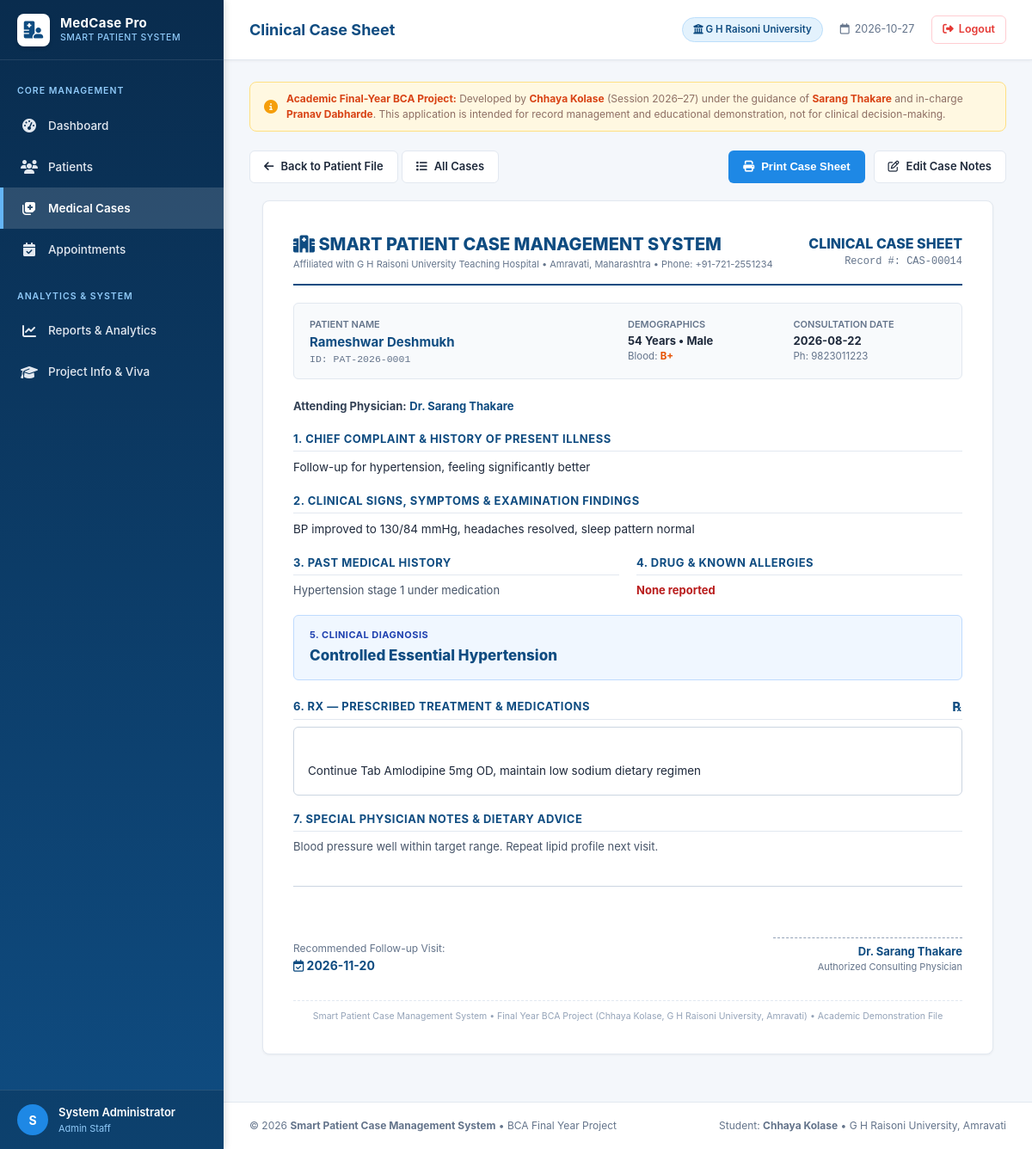
Screenshot of /cases/14 (signed in) with the database file from the repository.
### tables this page shows
CREATE TABLE users (
    id INTEGER PRIMARY KEY AUTOINCREMENT,
    username TEXT UNIQUE NOT NULL,
    password_hash TEXT NOT NULL,
    full_name TEXT NOT NULL,
    role TEXT NOT NULL DEFAULT 'Staff',
    email TEXT,
    created_at TIMESTAMP DEFAULT CURRENT_TIMESTAMP
);

CREATE TABLE medical_cases (
    id INTEGER PRIMARY KEY AUTOINCREMENT,
    patient_id TEXT NOT NULL,
    case_date DATE NOT NULL,
    chief_complaint TEXT NOT NULL,
    symptoms TEXT NOT NULL,
    medical_history TEXT,
    allergies TEXT,
    diagnosis TEXT NOT NULL,
    treatment TEXT NOT NULL,
    doctor_notes TEXT,
    doctor_name TEXT NOT NULL,
    follow_up_date DATE,
    created_at TIMESTAMP DEFAULT CURRENT_TIMESTAMP,
    FOREIGN KEY (patient_id) REFERENCES patients(patient_id) ON DELETE CASCADE
);

CREATE TABLE patients (
    id INTEGER PRIMARY KEY AUTOINCREMENT,
    patient_id TEXT UNIQUE NOT NULL,
    name TEXT NOT NULL,
    age INTEGER NOT NULL,
    gender TEXT NOT NULL,
    phone TEXT NOT NULL,
    email TEXT,
    address TEXT,
    blood_group TEXT,
    emergency_contact TEXT,
    registered_at DATE NOT NULL DEFAULT (CURRENT_DATE),
    created_at TIMESTAMP DEFAULT CURRENT_TIMESTAMP
);

### app.py (the view)
@app.route("/cases/<int:case_id>")
@login_required
def case_details(case_id):
    case = get_case_by_id(case_id)
    if not case:
        flash(f"Medical case record #{case_id} not found.", "danger")
        return redirect(url_for("medical_cases"))
    return render_template("case_details.html", case=case)

### app.py (called while the page is built)
def login_required(f):
    @wraps(f)
    def decorated_function(*args, **kwargs):
        if "user_id" not in session:
            flash("Please sign in to access the Smart Patient Case Management System.", "warning")
            return redirect(url_for("login", next=request.url))
        return f(*args, **kwargs)
    return decorated_function

@app.context_processor
def inject_global_data():
    current_user = None
    if "user_id" in session:
        current_user = get_user_by_id(session["user_id"])
    return {
        "current_user": current_user,
        "current_year": datetime.now().year,
        "today_str": datetime.now().strftime("%Y-%m-%d"),
        "project_info": {
            "title": "Smart Patient Case Management System",
            "student_name": "Chhaya Kolase",
            "course": "BCA (Bachelor of Computer Applications)",
            "university": "G H Raisoni University, Amravati",
            "semester": "Semester V",
            "session": "2026–27",
            "guide": "Sarang Thakare",
            "incharge": "Pranav Dabharde",
        }
    }

### database.py (called while the page is built)
def get_db_connection():
    conn = sqlite3.connect(DB_PATH)
    conn.row_factory = sqlite3.Row
    conn.execute("PRAGMA foreign_keys = ON")
    return conn

def get_user_by_id(user_id):
    conn = get_db_connection()
    user = conn.execute(
        "SELECT * FROM users WHERE id = ?", (user_id,)
    ).fetchone()
    conn.close()
    return user

def get_case_by_id(case_id):
    conn = get_db_connection()
    case = conn.execute(
        """
        SELECT c.*, p.name AS patient_name, p.age, p.gender, p.phone, p.blood_group
        FROM medical_cases c
        JOIN patients p ON c.patient_id = p.patient_id
        WHERE c.id = ?
        """,
        (case_id,),
    ).fetchone()
    conn.close()
    return case

### templates/case_details.html (shortened to what this page needs)
{% extends "base.html" %}
{% block page_title %}Clinical Case Sheet{% endblock %}
{% block content %}
<div class="toolbar no-print">
  <div>
    <a href="{{ url_for('patient_details', patient_id=case['patient_id']) }}" class="btn btn-secondary">
      <i class="fa-solid fa-arrow-left"></i> Back to Patient File
    </a>
    <a href="{{ url_for('medical_cases') }}" class="btn btn-secondary">
      <i class="fa-solid fa-list"></i> All Cases
    </a>
  </div>
  <div style="display: flex; gap: 10px;">
    <button type="button" class="btn btn-primary" onclick="printCaseSheet()">
      <i class="fa-solid fa-print"></i> Print Case Sheet
    </button>
    <a href="{{ url_for('edit_case_view', case_id=case['id']) }}" class="btn btn-secondary">
      <i class="fa-regular fa-pen-to-square"></i> Edit Case Notes
    </a>
  </div>
</div>
<div class="printable-case-sheet">
  <div class="hospital-print-header">
    <div>
      <div class="hospital-name">
        <i class="fa-solid fa-hospital" style="color: #0f4c81;"></i> SMART PATIENT CASE MANAGEMENT SYSTEM
      </div>
      <div class="hospital-tagline">
        Affiliated with G H Raisoni University Teaching Hospital &bull; Amravati, Maharashtra &bull; Phone: +91-721-2551234
      </div>
    </div>
    <div style="text-align: right;">
      <div style="font-size: 16px; font-weight: 800; color: #0f4c81;">CLINICAL CASE SHEET</div>
      <div style="font-size: 12px; color: #64748b; font-family: monospace;">Record #: CAS-{{ "%05d"|format(case['id']) }}</div>
    </div>
  </div>
  <div style="background: #f8fafc; border: 1px solid #e2e8f0; border-radius: 6px; padding: 14px 18px; margin-bottom: 22px;">
    <div style="display: grid; grid-template-columns: 2fr 1fr 1fr; gap: 15px; font-size: 13px;">
      <div>
        <span style="color: #64748b; font-size: 11px; text-transform: uppercase; font-weight: 600;">Patient Name</span><br>
        <strong style="font-size: 15px; color: #0f4c81;">{{ case['patient_name'] }}</strong>
        <div style="color: #64748b; font-size: 11.5px; font-family: monospace;">ID: {{ case['patient_id'] }}</div>
      </div>
      <div>
        <span style="color: #64748b; font-size: 11px; text-transform: uppercase; font-weight: 600;">Demographics</span><br>
        <strong>{{ case['age'] }} Years &bull; {{ case['gender'] }}</strong>
        <div style="color: #64748b; font-size: 11.5px;">Blood: <strong style="color: #e65100;">{{ case['blood_group'] or 'N/A' }}</strong></div>
      </div>
      <div>
        <span style="color: #64748b; font-size: 11px; text-transform: uppercase; font-weight: 600;">Consultation Date</span><br>
        <strong>{{ case['case_date'] }}</strong>
        <div style="color: #64748b; font-size: 11.5px;">Ph: {{ case['phone'] }}</div>
      </div>
    </div>
  </div>
  <div style="margin-bottom: 18px; font-size: 13px; color: #334155;">
    <strong>Attending Physician:</strong> <span style="color: #0f4c81; font-weight: 700;">{{ case['doctor_name'] }}</span>
  </div>
  <div class="clinical-section">
    <div class="clinical-section-title">1. Chief Complaint & History of Present Illness</div>
    <p style="font-size: 13.5px; color: #1e293b; line-height: 1.6;">{{ case['chief_complaint'] }}</p>
  </div>
  <div class="clinical-section">
    <div class="clinical-section-title">2. Clinical Signs, Symptoms & Examination Findings</div>
    <p style="font-size: 13.5px; color: #1e293b; line-height: 1.6; white-space: pre-line;">{{ case['symptoms'] }}</p>
  </div>
  <div style="display: grid; grid-template-columns: 1fr 1fr; gap: 20px; margin-bottom: 18px;">
    <div class="clinical-section" style="margin-bottom: 0;">
      <div class="clinical-section-title">3. Past Medical History</div>
      <p style="font-size: 13px; color: #475569;">{{ case['medical_history'] or 'No significant past medical history reported.' }}</p>
    </div>
    <div class="clinical-section" style="margin-bottom: 0;">
      <div class="clinical-section-title">4. Drug & Known Allergies</div>
      <p style="font-size: 13px; color: {% if case['allergies'] %}#b91c1c{% else %}#475569{% endif %}; font-weight: {% if case['allergies'] %}700{% else %}normal{% endif %};">
        {{ case['allergies'] or 'No known drug allergies reported (NKDA).' }}
      </p>
    </div>
  </div>
  <div class="clinical-section" style="background: #f0f7ff; border: 1px solid #bfdbfe; border-radius: 6px; padding: 14px 18px;">
    <div style="font-size: 11px; text-transform: uppercase; font-weight: 700; color: #1e40af; letter-spacing: 0.5px;">5. Clinical Diagnosis</div>
    <div style="font-size: 17px; font-weight: 800; color: #0f4c81; margin-top: 4px;">{{ case['diagnosis'] }}</div>
  </div>
  <div class="clinical-section" style="margin-top: 20px;">
    <div class="clinical-section-title" style="display: flex; align-items: center; justify-content: space-between;">
      <span>6. Rx &mdash; Prescribed Treatment & Medications</span>
      <span style="font-size: 14px; color: #0f4c81; font-weight: 800;">&#8478;</span>
    </div>
    <div style="background: #ffffff; border: 1px solid #cbd5e1; border-radius: 6px; padding: 16px; font-size: 13.5px; line-height: 1.7; white-space: pre-line; color: #1e293b;">
{{ case['treatment'] }}
    </div>
  </div>
  {% if case['doctor_notes'] %}
  <div class="clinical-section">
    <div class="clinical-section-title">7. Special Physician Notes & Dietary Advice</div>
    <p style="font-size: 13px; color: #475569; line-height: 1.5; white-space: pre-line;">{{ case['doctor_notes'] }}</p>
  </div>
  {% endif %}
  <div style="display: flex; justify-content: space-between; align-items: flex-end; margin-top: 35px; border-top: 1px solid #cbd5e1; padding-top: 20px;">
    <div>
      <div style="font-size: 12px; color: #64748b;">Recommended Follow-up Visit:</div>
      <div style="font-size: 14px; font-weight: 700; color: #0f4c81;">
        {% if case['follow_up_date'] %}
          <i class="fa-regular fa-calendar-check"></i> {{ case['follow_up_date'] }}
        {% else %}
          As needed / SOS
        {% endif %}
      </div>
    </div>
    <div style="text-align: right;">
      <div style="height: 40px; border-bottom: 1px dashed #94a3b8; width: 220px; margin-bottom: 6px;"></div>
      <div style="font-size: 13px; font-weight: 700; color: #0f4c81;">{{ case['doctor_name'] }}</div>
      <div style="font-size: 11px; color: #64748b;">Authorized Consulting Physician</div>
    </div>
  </div>
  <div style="margin-top: 30px; font-size: 10.5px; color: #94a3b8; text-align: center; border-top: 1px dashed #e2e8f0; padding-top: 10px;">
    Smart Patient Case Management System &bull; Final Year BCA Project (Chhaya Kolase, G H Raisoni University, Amravati) &bull; Academic Demonstration File
  </div>
</div>
{% endblock %}

### templates/base.html (shortened to what this page needs)
<!DOCTYPE html>
<html lang="en">
<head>
  <link rel="stylesheet" href="{{ url_for('static', filename='css/style.css') }}">
  <link rel="stylesheet" href="https://cdnjs.cloudflare.com/ajax/libs/font-awesome/6.4.0/css/all.min.css" />
</head>
<body>
  <div class="app-container">
    <aside class="sidebar" id="sidebar">
      <div class="sidebar-header">
        <a href="{{ url_for('dashboard') }}" class="brand-logo">
          <div class="brand-icon"><i class="fa-solid fa-hospital-user"></i></div>
          <div>
            <div class="brand-title">MedCase Pro</div>
            <div class="brand-subtitle">Smart Patient System</div>
          </div>
        </a>
      </div>
      <nav class="sidebar-nav">
        <div class="nav-section-title">Core Management</div>
        <a href="{{ url_for('dashboard') }}" class="nav-item {% if request.endpoint == 'dashboard' %}active{% endif %}">
          <span class="nav-icon"><i class="fa-solid fa-gauge-high"></i></span>
          <span>Dashboard</span>
        </a>
        <a href="{{ url_for('patients') }}" class="nav-item {% if 'patient' in request.endpoint and request.endpoint != 'medical_cases' %}active{% endif %}">
          <span class="nav-icon"><i class="fa-solid fa-users"></i></span>
          <span>Patients</span>
        </a>
        <a href="{{ url_for('medical_cases') }}" class="nav-item {% if 'case' in request.endpoint %}active{% endif %}">
          <span class="nav-icon"><i class="fa-solid fa-notes-medical"></i></span>
          <span>Medical Cases</span>
        </a>
        <a href="{{ url_for('appointments') }}" class="nav-item {% if request.endpoint == 'appointments' %}active{% endif %}">
          <span class="nav-icon"><i class="fa-solid fa-calendar-check"></i></span>
          <span>Appointments</span>
        </a>
        <div class="nav-section-title" style="margin-top: 15px;">Analytics & System</div>
        <a href="{{ url_for('reports') }}" class="nav-item {% if request.endpoint == 'reports' %}active{% endif %}">
          <span class="nav-icon"><i class="fa-solid fa-chart-line"></i></span>
          <span>Reports & Analytics</span>
        </a>
        <a href="{{ url_for('about') }}" class="nav-item {% if request.endpoint == 'about' %}active{% endif %}">
          <span class="nav-icon"><i class="fa-solid fa-graduation-cap"></i></span>
          <span>Project Info & Viva</span>
        </a>
      </nav>
      {% if current_user %}
      <div class="sidebar-footer">
        <div class="user-badge">
          <div class="user-avatar">
            {{ current_user['full_name'][0]|upper }}
          </div>
          <div class="user-meta">
            <div class="user-name">{{ current_user['full_name'] }}</div>
            <div class="user-role">{{ current_user['role'] }} Staff</div>
          </div>
        </div>
      </div>
      {% endif %}
    </aside>
    <div class="main-wrapper">
      <header class="topbar">
        <div class="topbar-left">
          <div class="page-headline">
            {% block page_title %}Smart Patient Case Management System{% endblock %}
          </div>
        </div>
        <div class="topbar-right">
          <div class="academic-badge">
            <i class="fa-solid fa-university"></i> G H Raisoni University
          </div>
          <div class="header-date">
            <i class="fa-regular fa-calendar"></i>
            <span>{{ today_str }}</span>
          </div>
          {% if current_user %}
          <a href="{{ url_for('logout') }}" class="logout-link">
            <i class="fa-solid fa-right-from-bracket"></i> Logout
          </a>
          {% endif %}
        </div>
      </header>
      <main class="page-content">
        <div class="educational-banner no-print">
          <i class="fa-solid fa-circle-info" style="font-size: 16px; color: #f59e0b;"></i>
          <div>
            <strong>Academic Final-Year BCA Project:</strong> Developed by <strong>{{ project_info.student_name }}</strong> (Session {{ project_info.session }}) under the guidance of <strong>{{ project_info.guide }}</strong> and in-charge <strong>{{ project_info.incharge }}</strong>. This application is intended for record management and educational demonstration, not for clinical decision-making.
          </div>
        </div>
        {% block content %}{% endblock %}
      </main>
      <footer class="app-footer no-print">
        <div>
          &copy; {{ current_year }} <strong>Smart Patient Case Management System</strong> &bull; BCA Final Year Project
        </div>
        <div>
          Student: <strong>Chhaya Kolase</strong> &bull; G H Raisoni University, Amravati
        </div>
      </footer>
    </div>
  </div>
</body>
</html>

### rows the page displays
users: full_name "S", full_name "System Administrator", role "Admin"
medical_cases: id "00014", patient_id "PAT-2026-0001", case_date "2026-08-22", doctor_name "Dr. Sarang Thakare", chief_complaint "Follow-up for hypertension, feeling significantly better", symptoms "BP improved to 130/84 mmHg, headaches resolved, sleep pattern normal", medical_history "Hypertension stage 1 under medication", allergies "None reported", diagnosis "Controlled Essential Hypertension", treatment "Continue Tab Amlodipine 5mg OD, maintain low sodium dietary regimen", doctor_notes "Blood pressure well within target range. Repeat lipid profile next visit.", follow_up_date "2026-11-20"
patients: patient_name "Rameshwar Deshmukh", age "54", gender "Male", blood_group "B+", phone "9823011223"

### other values shown
{{ project_info.student_name }} "Chhaya Kolase"
{{ project_info.session }} "2026–27"
{{ project_info.guide }} "Sarang Thakare"
{{ project_info.incharge }} "Pranav Dabharde"
